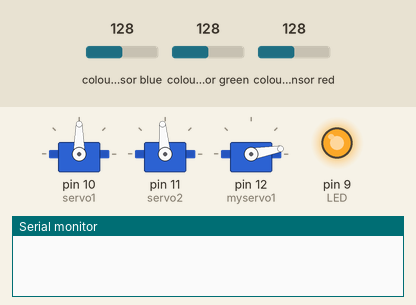
Simulated run of this sketch. Board: Arduino Uno, built with avr-gcc and run on an emulated ATmega328P. Parts: 3 × servo, output pins drawn as LEDs (lit = HIGH), the last lines printed to the serial monitor. Wiring (inferred from the names in the program): TCS3200 colour sensor: output pin 8; S2 pin 7; S3 pin 6; S0 pin 5; S1 pin 4. The inputs (shaded band) are chosen by the test bench; at power-on: colour sensor blue 128, colour sensor green 128, colour sensor red 128. Pins used as bus, display or sensor lines are not drawn.

Above: at 0.25 s.
At 2.95 s:
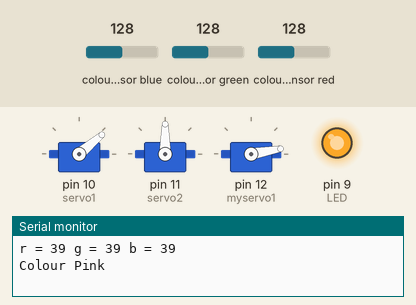
At 4.0 s:
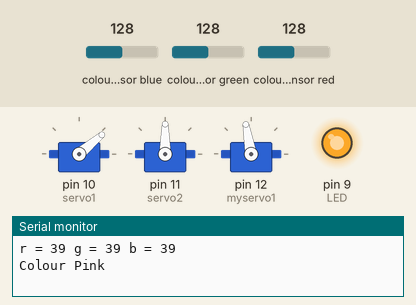
At 5.05 s:
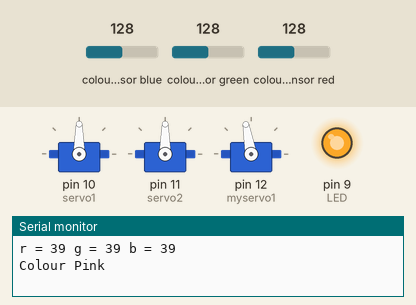
At 7.45 s:
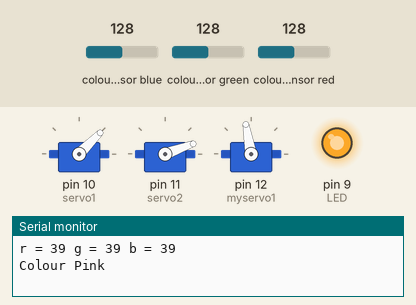
At 9.9 s:
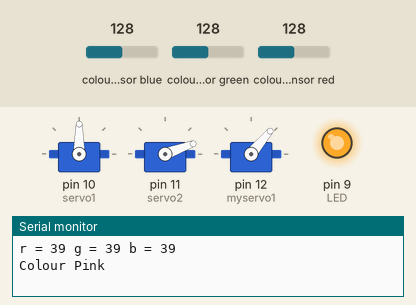
Timing chart, 0 to 12.8 s (numbered marks = the images above):
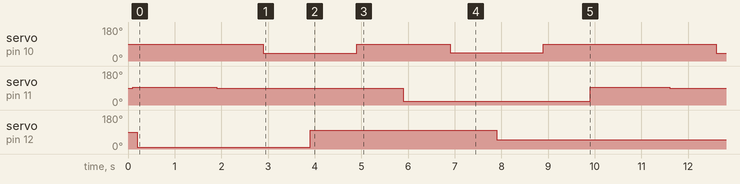

The sketch:

roboruka.ino
```cpp
#include <Servo.h>
Servo servo1;
Servo servo2;
Servo myservo;
Servo myservo1;
#define S0_PIN 5
#define S1_PIN 4
#define S2_PIN 7
#define S3_PIN 6
#define OUT_PIN  8
#define LED 9

void setup() {

servo1.attach(10);
servo2.attach(11);
myservo1.attach(12);
servo1.write(90);
delay(100);
servo2.write(95);
delay(100);
myservo1.write(10);
analogWrite(LED, 250);
pinMode(S0_PIN, OUTPUT);
pinMode(S1_PIN, OUTPUT);
pinMode(S2_PIN, OUTPUT);
pinMode(S3_PIN, OUTPUT);
pinMode(OUT_PIN, INPUT);
pinMode(LED, OUTPUT);
digitalWrite(S0_PIN, HIGH);
digitalWrite(S1_PIN, LOW);
Serial.begin(9600);

}

void loop() {

int r, g, b;
analogWrite(LED, 250);
r = process_red_value();
delay(200);
g = process_green_value();
delay(200);
b = process_blue_value();
delay(200);
Serial.print("r = ");
Serial.print(r);
Serial.print(" ");
Serial.print("g = ");
Serial.print(g);
Serial.print(" ");
Serial.print("b = ");
Serial.print(b);
Serial.print(" ");
Serial.println();
if (r < 42)

{

Serial.println("Colour Pink");
delay(1000);
delay(100);
servo2.write(90);
delay(1000);
servo1.write(40);
delay(1000);
myservo1.write(100);
delay(1000);
servo1.write(90);
delay(1000);
servo2.write(20);
delay(1000);
servo1.write(45);
delay(1000);
myservo1.write(50);
delay(1000);
servo1.write(90);
delay(1000);
servo2.write(95);
}

else if (g < 45)

{

Serial.println("Colour Green");
delay(1000);
delay(100);
servo2.write(90);
delay(1000);
servo1.write(40);
delay(1000);
myservo1.write(100);
delay(1000);
servo1.write(90);
delay(1000);
servo2.write(160);
delay(1000);
servo1.write(45);
delay(1000);
myservo1.write(50);
delay(1000);
servo1.write(90);
delay(1000);
servo2.write(95);
}
}
int process_red_value()
{
digitalWrite(S2_PIN, LOW);
digitalWrite(S3_PIN, LOW);
int pulse_length = pulseIn(OUT_PIN, LOW);
return pulse_length;
}
int process_green_value()
{
digitalWrite(S2_PIN, HIGH);
digitalWrite(S3_PIN, HIGH);
int pulse_length = pulseIn(OUT_PIN, LOW);
return pulse_length;
}
int process_blue_value()
{
digitalWrite(S2_PIN, LOW);
digitalWrite(S3_PIN, HIGH);
int pulse_length = pulseIn(OUT_PIN, LOW);
return pulse_length;
}
```

Measured:
- by itself, servo on pin 10 (servo1): repeats every 9.7 s: 90° 2.0 s, 45° 2.0 s, 90° 3.7 s, 40° 2.0 s
- by itself, servo on pin 11 (servo2): repeats every 9.7 s: 90° 4.0 s, 20° 4.0 s, 95° 1.7 s
- by itself, servo on pin 12 (myservo1): repeats every 9.7 s: 100° 4.0 s, 50° 5.7 s
